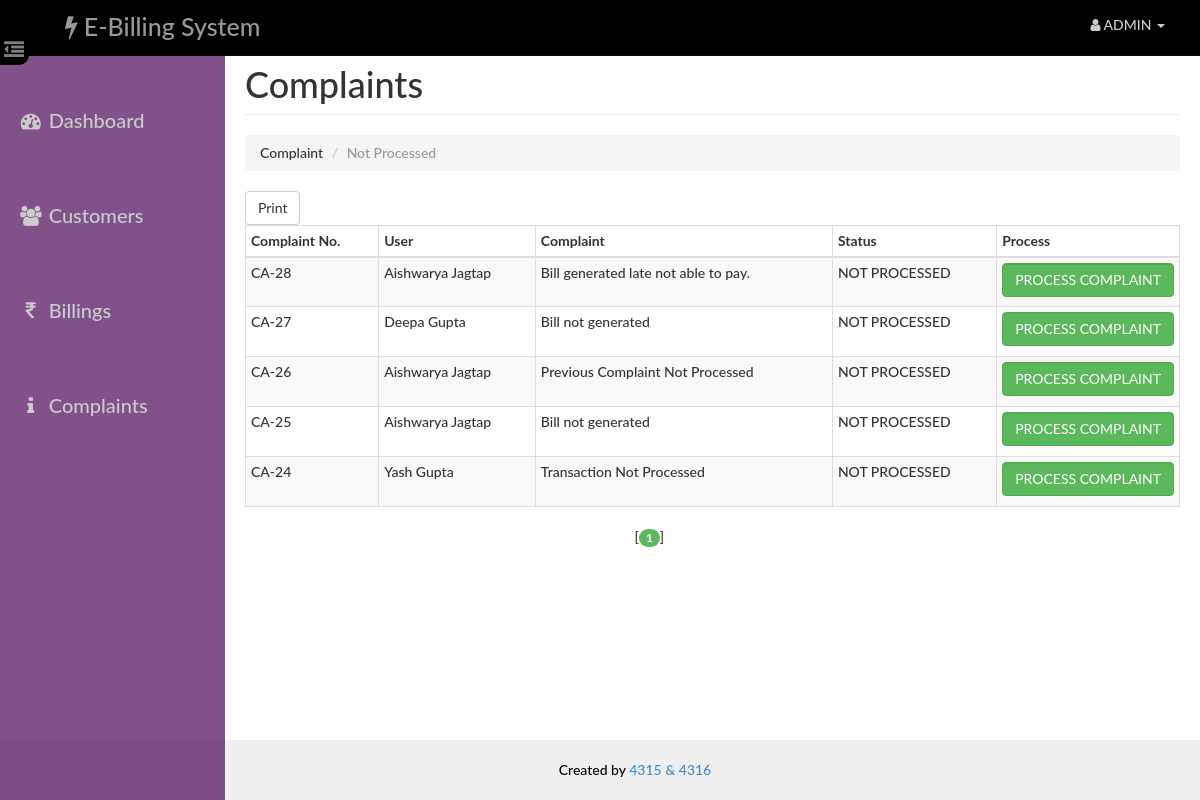
Screenshot of /admin/complaint.php (signed in) with the database file from the repository.
### tables this page shows
CREATE TABLE `complaint` (
  `id` int(14) NOT NULL,
  `uid` int(14) NOT NULL,
  `aid` int(14) NOT NULL,
  `complaint` varchar(140) NOT NULL,
  `status` varchar(40) NOT NULL
);

CREATE TABLE `user` (
  `id` int(14) NOT NULL,
  `name` varchar(40) NOT NULL,
  `email` varchar(40) NOT NULL,
  `phone` varchar(255) NOT NULL,
  `pass` varchar(20) NOT NULL,
  `address` varchar(100) NOT NULL
);

### admin/paging1.php (called while the page is built, shortened)
<?php
    $rowsperpage = 5;
    if (isset($_GET['currentpage']) && is_numeric($_GET['currentpage'])) {
       $currentpage = (int) $_GET['currentpage'];
    } else {
       $currentpage = 1;
    }
    $offset = ($currentpage - 1) * $rowsperpage;
 ?>

### Includes/admin.php (called while the page is built, shortened)
<?php
    function retrieve_complaints_history($id,$offset,$rowsperpage)
    {
        global $con;
        $query  = "SELECT complaint.id AS id , complaint.complaint AS complaint , complaint.status AS status , user.name AS uname ";
        $query .= "FROM user , complaint ";
        $query .= "WHERE complaint.uid=user.id AND status='NOT PROCESSED' ";
        $query .= "ORDER BY complaint.id desc  ";
        $query .= "LIMIT {$offset}, {$rowsperpage} ";
        $result = mysqli_query($con,$query);
        return $result;
    }
 ?>

### admin/complaint.php (the view, shortened to what this page needs)
<?php
    require_once('head_html.php');
    require_once('../Includes/session.php');
    require_once('../Includes/admin.php');
?>
<body>
    <div id="wrapper">
        <?php
            require_once("nav.php");
            require_once("sidebar.php");
        ?>
        <div id="page-content-wrapper">
            <div class="container-fluid">
                <div class="row">
                    <div class="col-lg-12">
                        <h1 class="page-header">
                            Complaints
                        </h1>
                        <ol class="breadcrumb">
                          <li>Complaint</li>
                          <li class="active">Not Processed</li>
                        </ol>
                        </div>
                    </div>
                    <button class="btn btn-default" onclick="window.print()">Print</button>
                            <div class="table-responsive" style="padding-top: 0">
                                <table class="table table-hover table-striped table-bordered table-condensed">
                                    <thead>
                                        <tr>
                                            <th>Complaint No.</th>
                                            <th>User</th>
                                            <th>Complaint</th>
                                            <th>Status</th>
                                            <th>Process</th>
                                        </tr>
                                    </thead>
                                    <tbody>
                                        <?php
                                            include("paging1.php");
                                            $result = retrieve_complaints_history($_SESSION['aid'],$offset, $rowsperpage);
                                            while($row = mysqli_fetch_assoc($result)){
                                            ?>
                                                <tr>
                                                    <td><?php echo 'CA-'.$row['id'] ?></td>
                                                    <td height="50"><?php echo $row['uname'] ?></td>
                                                    <td><?php echo $row['complaint'] ?></td>
                                                    <td><?php echo $row['status'] ?></td>
                                                    <td width="70">
                                                    <form action="process_complaint.php" method="post">
                                                        <button type="submit" name="complaint_process" class="btn btn-success form-control">PROCESS COMPLAINT  </button>
                                                    </form>
                                                    </td>
                                                </tr>
                                            <?php
                                            }
                                        ?>
                                    </tbody>
                                </table>
                                <?php include("paging2.php");  ?>
                            </div>
            </div>
        </div>
    </div>
 <?php
    require_once("footer.php");
?>
</body>
</html>

### assets/css/dash_admin.css (style rules this page uses)
html { height: 100%; }
body, html { width: 100%; height: 100%; }
body, h1, h2, h3, h4, h5, h6 { font-family: "Lato","Helvetica Neue",Helvetica,Arial,sans-serif; font-weight: 500; }
#wrapper { padding-left: 10px; padding-top: 5px; -webkit-transition: all 0.5s ease; -moz-transition: all 0.5s ease; -o-transition: all 0.5s ease; transition: all 0.5s ease; }
#page-content-wrapper { width: 100%; padding: 15px; min-height:100%; }
@media (min-width:768px) { #wrapper { padding-left: 225px; } }
@media (min-width:768px) { #page-content-wrapper { padding: 20px; } }
.table-responsive { padding-top: 20px; padding-bottom: 20px; }

### rows the page displays
complaint: id "28", uid.name "Aishwarya Jagtap", complaint "Bill generated late not able to pay.", status "NOT PROCESSED"
complaint: id "27", uid.name "Deepa Gupta", complaint "Bill not generated", status "NOT PROCESSED"
complaint: id "26", uid.name "Aishwarya Jagtap", complaint "Previous Complaint Not Processed", status "NOT PROCESSED"
complaint: id "25", uid.name "Aishwarya Jagtap", complaint "Bill not generated", status "NOT PROCESSED"
complaint: id "24", uid.name "Yash Gupta", complaint "Transaction Not Processed", status "NOT PROCESSED"
